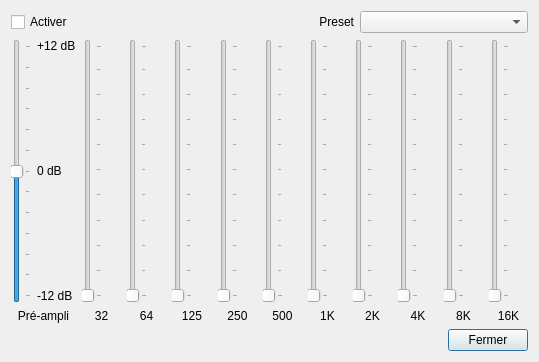
<?xml version="1.0" encoding="UTF-8"?>
<ui version="4.0">
 <class>EqualizerDialog</class>
 <widget class="QDialog" name="EqualizerDialog">
  <property name="geometry">
   <rect>
    <x>0</x>
    <y>0</y>
    <width>539</width>
    <height>362</height>
   </rect>
  </property>
  <property name="minimumSize">
   <size>
    <width>539</width>
    <height>362</height>
   </size>
  </property>
  <property name="maximumSize">
   <size>
    <width>539</width>
    <height>362</height>
   </size>
  </property>
  <property name="windowTitle">
   <string>Égaliseur</string>
  </property>
  <property name="windowIcon">
   <iconset resource="icons/icons.qrc">
    <normaloff>:/generic/generic/equalizer.png</normaloff>:/generic/generic/equalizer.png</iconset>
  </property>
  <layout class="QHBoxLayout" name="horizontalLayout_5">
   <item>
    <layout class="QVBoxLayout" name="main_layout">
     <item>
      <layout class="QHBoxLayout" name="controls_layout">
       <item>
        <widget class="QCheckBox" name="equalizer_enable">
         <property name="toolTip">
          <string>Activer ou désactiver l'égaliseur graphique</string>
         </property>
         <property name="text">
          <string>Activer</string>
         </property>
        </widget>
       </item>
       <item>
        <widget class="QLabel" name="label_12">
         <property name="text">
          <string>Preset</string>
         </property>
         <property name="alignment">
          <set>Qt::AlignRight|Qt::AlignTrailing|Qt::AlignVCenter</set>
         </property>
        </widget>
       </item>
       <item>
        <widget class="QComboBox" name="equalizer_preset">
         <property name="toolTip">
          <string>Pré-réglages</string>
         </property>
        </widget>
       </item>
      </layout>
     </item>
     <item>
      <layout class="QHBoxLayout" name="slides_layout">
       <item>
        <layout class="QVBoxLayout" name="preampli_layout">
         <item>
          <layout class="QHBoxLayout" name="preampli_slide_laoyout">
           <item>
            <widget class="QSlider" name="slide_preampli">
             <property name="minimum">
              <number>-12</number>
             </property>
             <property name="maximum">
              <number>12</number>
             </property>
             <property name="orientation">
              <enum>Qt::Vertical</enum>
             </property>
             <property name="tickPosition">
              <enum>QSlider::TicksBelow</enum>
             </property>
             <property name="tickInterval">
              <number>2</number>
             </property>
            </widget>
           </item>
           <item>
            <layout class="QVBoxLayout" name="preampli_db_label_layout">
             <item>
              <widget class="QLabel" name="db_label_p12">
               <property name="text">
                <string>+12 dB</string>
               </property>
               <property name="alignment">
                <set>Qt::AlignLeading|Qt::AlignLeft|Qt::AlignTop</set>
               </property>
              </widget>
             </item>
             <item>
              <widget class="QLabel" name="db_label_0">
               <property name="text">
                <string>0 dB</string>
               </property>
              </widget>
             </item>
             <item>
              <widget class="QLabel" name="db_label_m12">
               <property name="text">
                <string>-12 dB</string>
               </property>
               <property name="alignment">
                <set>Qt::AlignBottom|Qt::AlignLeading|Qt::AlignLeft</set>
               </property>
              </widget>
             </item>
            </layout>
           </item>
          </layout>
         </item>
         <item>
          <widget class="QLabel" name="label">
           <property name="text">
            <string>Pré-ampli</string>
           </property>
           <property name="alignment">
            <set>Qt::AlignCenter</set>
           </property>
          </widget>
         </item>
        </layout>
       </item>
       <item>
        <layout class="QVBoxLayout" name="slide_32_layout">
         <item>
          <widget class="QSlider" name="slide_32">
           <property name="orientation">
            <enum>Qt::Vertical</enum>
           </property>
           <property name="tickPosition">
            <enum>QSlider::TicksBelow</enum>
           </property>
           <property name="tickInterval">
            <number>10</number>
           </property>
          </widget>
         </item>
         <item>
          <widget class="QLabel" name="label_slide_32">
           <property name="text">
            <string>32</string>
           </property>
           <property name="alignment">
            <set>Qt::AlignCenter</set>
           </property>
          </widget>
         </item>
        </layout>
       </item>
       <item>
        <layout class="QVBoxLayout" name="slide_64_layout">
         <item>
          <widget class="QSlider" name="slide_64">
           <property name="orientation">
            <enum>Qt::Vertical</enum>
           </property>
           <property name="tickPosition">
            <enum>QSlider::TicksBelow</enum>
           </property>
           <property name="tickInterval">
            <number>10</number>
           </property>
          </widget>
         </item>
         <item>
          <widget class="QLabel" name="label_slide_64">
           <property name="text">
            <string>64</string>
           </property>
           <property name="alignment">
            <set>Qt::AlignCenter</set>
           </property>
          </widget>
         </item>
        </layout>
       </item>
       <item>
        <layout class="QVBoxLayout" name="slide_125_layout">
         <item>
          <widget class="QSlider" name="slide_125">
           <property name="orientation">
            <enum>Qt::Vertical</enum>
           </property>
           <property name="tickPosition">
            <enum>QSlider::TicksBelow</enum>
           </property>
           <property name="tickInterval">
            <number>10</number>
           </property>
          </widget>
         </item>
         <item>
          <widget class="QLabel" name="label_slide_125">
           <property name="text">
            <string>125</string>
           </property>
           <property name="alignment">
            <set>Qt::AlignCenter</set>
           </property>
          </widget>
         </item>
        </layout>
       </item>
       <item>
        <layout class="QVBoxLayout" name="slide_250_layout">
         <item>
          <widget class="QSlider" name="slide_250">
           <property name="orientation">
            <enum>Qt::Vertical</enum>
           </property>
           <property name="tickPosition">
            <enum>QSlider::TicksBelow</enum>
           </property>
           <property name="tickInterval">
            <number>10</number>
           </property>
          </widget>
         </item>
         <item>
          <widget class="QLabel" name="label_slide_250">
           <property name="text">
            <string>250</string>
           </property>
           <property name="alignment">
            <set>Qt::AlignCenter</set>
           </property>
          </widget>
         </item>
        </layout>
       </item>
       <item>
        <layout class="QVBoxLayout" name="slide_500_layout">
         <item>
          <widget class="QSlider" name="slide_500">
           <property name="orientation">
            <enum>Qt::Vertical</enum>
           </property>
           <property name="tickPosition">
            <enum>QSlider::TicksBelow</enum>
           </property>
           <property name="tickInterval">
            <number>10</number>
           </property>
          </widget>
         </item>
         <item>
          <widget class="QLabel" name="label_slide_500">
           <property name="text">
            <string>500</string>
           </property>
           <property name="alignment">
            <set>Qt::AlignCenter</set>
           </property>
          </widget>
         </item>
        </layout>
       </item>
       <item>
        <layout class="QVBoxLayout" name="slide_1k_layout">
         <item>
          <widget class="QSlider" name="slide_1k">
           <property name="orientation">
            <enum>Qt::Vertical</enum>
           </property>
           <property name="tickPosition">
            <enum>QSlider::TicksBelow</enum>
           </property>
           <property name="tickInterval">
            <number>10</number>
           </property>
          </widget>
         </item>
         <item>
          <widget class="QLabel" name="label_slide_1k">
           <property name="text">
            <string>1K</string>
           </property>
           <property name="alignment">
            <set>Qt::AlignCenter</set>
           </property>
          </widget>
         </item>
        </layout>
       </item>
       <item>
        <layout class="QVBoxLayout" name="slide_2k_layout">
         <item>
          <widget class="QSlider" name="slide_2k">
           <property name="orientation">
            <enum>Qt::Vertical</enum>
           </property>
           <property name="tickPosition">
            <enum>QSlider::TicksBelow</enum>
           </property>
           <property name="tickInterval">
            <number>10</number>
           </property>
          </widget>
         </item>
         <item>
          <widget class="QLabel" name="label_slide_2k">
           <property name="text">
            <string>2K</string>
           </property>
           <property name="alignment">
            <set>Qt::AlignCenter</set>
           </property>
          </widget>
         </item>
        </layout>
       </item>
       <item>
        <layout class="QVBoxLayout" name="slide_4k_layout">
         <item>
          <widget class="QSlider" name="slide_4k">
           <property name="orientation">
            <enum>Qt::Vertical</enum>
           </property>
           <property name="tickPosition">
            <enum>QSlider::TicksBelow</enum>
           </property>
           <property name="tickInterval">
            <number>10</number>
           </property>
          </widget>
         </item>
         <item>
          <widget class="QLabel" name="label_slide_4k">
           <property name="text">
            <string>4K</string>
           </property>
           <property name="alignment">
            <set>Qt::AlignCenter</set>
           </property>
          </widget>
         </item>
        </layout>
       </item>
       <item>
        <layout class="QVBoxLayout" name="slide_8k_layout">
         <item>
          <widget class="QSlider" name="slide_8k">
           <property name="orientation">
            <enum>Qt::Vertical</enum>
           </property>
           <property name="tickPosition">
            <enum>QSlider::TicksBelow</enum>
           </property>
           <property name="tickInterval">
            <number>10</number>
           </property>
          </widget>
         </item>
         <item>
          <widget class="QLabel" name="label_slide_8k">
           <property name="text">
            <string>8K</string>
           </property>
           <property name="alignment">
            <set>Qt::AlignCenter</set>
           </property>
          </widget>
         </item>
        </layout>
       </item>
       <item>
        <layout class="QVBoxLayout" name="slide_16k_layout">
         <item>
          <widget class="QSlider" name="slide_16k">
           <property name="orientation">
            <enum>Qt::Vertical</enum>
           </property>
           <property name="tickPosition">
            <enum>QSlider::TicksBelow</enum>
           </property>
           <property name="tickInterval">
            <number>10</number>
           </property>
          </widget>
         </item>
         <item>
          <widget class="QLabel" name="label_slide_16k">
           <property name="text">
            <string>16K</string>
           </property>
           <property name="alignment">
            <set>Qt::AlignCenter</set>
           </property>
          </widget>
         </item>
        </layout>
       </item>
      </layout>
     </item>
     <item>
      <layout class="QHBoxLayout" name="button_layout">
       <item>
        <spacer name="horizontalSpacer">
         <property name="orientation">
          <enum>Qt::Horizontal</enum>
         </property>
         <property name="sizeHint" stdset="0">
          <size>
           <width>40</width>
           <height>20</height>
          </size>
         </property>
        </spacer>
       </item>
       <item>
        <widget class="QPushButton" name="button_close">
         <property name="toolTip">
          <string>Fermer</string>
         </property>
         <property name="text">
          <string>Fermer</string>
         </property>
        </widget>
       </item>
      </layout>
     </item>
    </layout>
   </item>
  </layout>
 </widget>
 <resources>
  <include location="icons/icons.qrc"/>
 </resources>
 <connections>
  <connection>
   <sender>button_close</sender>
   <signal>clicked()</signal>
   <receiver>EqualizerDialog</receiver>
   <slot>close()</slot>
   <hints>
    <hint type="sourcelabel">
     <x>479</x>
     <y>334</y>
    </hint>
    <hint type="destinationlabel">
     <x>269</x>
     <y>180</y>
    </hint>
   </hints>
  </connection>
 </connections>
</ui>
